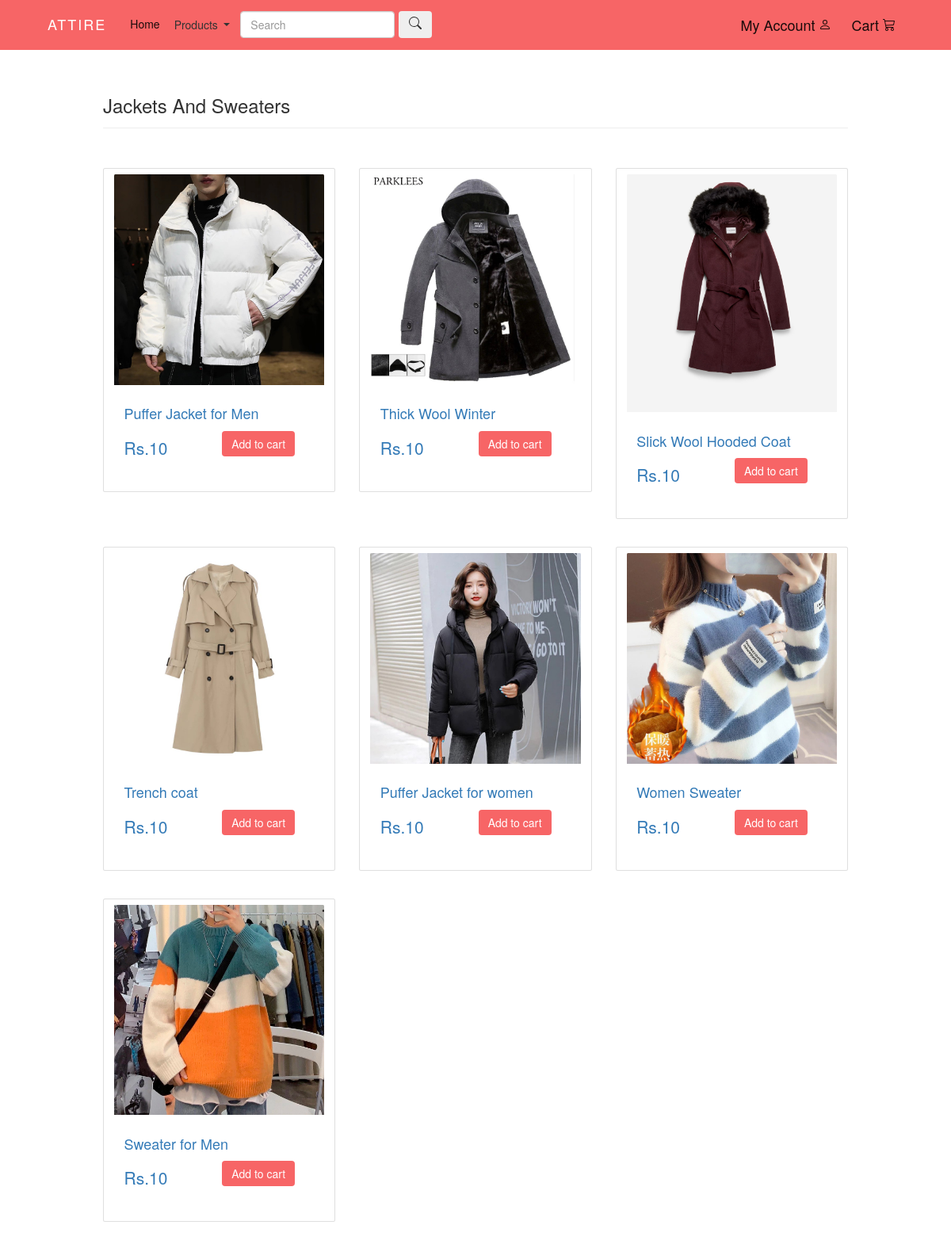
Screenshot of /products/jacketswet/ with the database file from the repository.
### products/models.py (models this page shows, shortened)
class Products(models.Model):
    uuid = models.UUIDField(default=uuid.uuid4, unique=True, primary_key=True, editable=False)
    name = models.CharField(max_length=60, default='')
    price = models.IntegerField(default=0)
    description = models.CharField(max_length=500, default='', blank=True, null=True)
    color = models.CharField(max_length=250, default='', blank=True, null=True)
    stock = models.CharField(max_length = 200,choices= STOCK, default="")
    status = models.CharField(max_length = 200,choices= STATUS, default="")
    image = models.ImageField(upload_to='static/img/')
    category = models.CharField(choices=PRODUCTCATEGORY, default="All", max_length=100)
    quantity = models.IntegerField(null = False, blank = False , default = "1")

### products/views.py (the view)
# urls.py: path('jacketswet/', views.jacketswet, name ='jacketswet'),
def jacketswet(request):
    template_name ='products/jacketswet.html'
    jack_swets = Products.objects.filter(category="JACKET_AND_SWEATER", status = "PUBLISH" )
    context = { 'jackswets': jack_swets}
    return render(request,template_name,context)

### products/templates/products/jacketswet.html (shortened to what this page needs)
{% load static %}
    {% include 'home/base.html' %} {% block content %}
    <div>
           <div class="container" style = "padding : 10rem;">
            <h3>Jackets And Sweaters</h3>
            <hr class="my-4">
            <div class = "row">
              {% for jackswet in jackswets %}
              <div class= "col-xl-4 col-lg-4 pt-4" >
                <a href = {% url 'product_detail' jackswet.uuid %} class = "btn">
                  <div class="card">
                      <img src="{{jackswet.image.url}}" class="card-img-top" alt="img" >
                      <div class="caption card-body">
                                    <h4 class="group card-title inner list-group-item-heading">
                                      {{jackswet.name}}</h4>
                                    <div class="row">
                                        <div class="col-xs-12 col-md-6">
                                            <p class="lead">
                                              Rs.{{jackswet.price}}</p>
                                        </div>
                                        <div class="col-xs-12 col-md-6">
                                            <a class="btn btn-success" style = "background-color : #F76566 ;  border: none;" href= "/user/addtocart/{{jackswet.uuid}}/jacketswet/" >Add to cart</a>
                                        </div>
                                    </div>
                                </div>
                    </div>
                  </a>
                  </div>
              {% endfor %}
          </div>
          </div>
    </div>
    {% endblock %}

### home/templates/home/base.html (shortened to what this page needs)
{% load static %}
<!DOCTYPE html>
<html lang="en">
<head>
  <link rel="stylesheet" href="https://cdnjs.cloudflare.com/ajax/libs/font-awesome/4.7.0/css/font-awesome.min.css">
  <link rel="stylesheet" href="https://cdn.jsdelivr.net/npm/bootstrap@4.0.0/dist/css/bootstrap.min.css">
  <link rel="stylesheet" href="https://maxcdn.bootstrapcdn.com/bootstrap/3.4.1/css/bootstrap.min.css">
</head>
<body>
    <div>
    <nav class="navbar navbar-expand-lg navbar-light navbar-fixed-top" style = "background-color: #F76566 ; margin-bottom: 0px !important;" >
      <div class="container">
        <div class="container-fluid">
      <a class="navbar-brand" href="" Style = " letter-spacing: 2px; font-family: var(--lg-font); color : #fff; " >ATTIRE</a>
      <div class="collapse navbar-collapse" id="navbarSupportedContent">
        <ul class="navbar-nav mr-auto">
          <li class="nav-item active">
            <a class="nav-link" href="/">Home <span class="sr-only">(current)</span></a>
          </li>
          <li class="nav-item dropdown">
            <a class="btn btn-white dropdown-toggle" type="button" id="dropdownMenuButton" data-toggle="dropdown" aria-haspopup="true" aria-expanded="false">
              Products
            </a>
          </li>
          <form class="form-inline my-2 my-lg-0" action = "/products/search/" method="POST">
            <input class="form-control mr-sm-2" type="text" name="searchproduct" placeholder="Search" aria-label="Search" >
            <button class="btn" type="submit"></button>
          </form>
        </ul>
      </div>
      </div>
      <div class= "container-fluid1 d-flex align-items-center">
        {% if request.user.is_authenticated %}
          <div class="dropdown d-flex align-items-center">
            {% comment %} <a class="btn btn-white dropdown-toggle" type="button" id="dropdownMenuButton" data-toggle="dropdown" aria-haspopup="true" aria-expanded="false">{{request.user}}
            <svg xmlns="http://www.w3.org/2000/svg" width="16" height="16" fill="currentColor" class="bi bi-person " viewBox="0 0 16 16" style="vertical-align: middle;">
            <path d="M8 8a3 3 0 1 0 0-6 3 3 0 0 0 0 6Zm2-3a2 2 0 1 1-4 0 2 2 0 0 1 4 0Zm4 8c0 1-1 1-1 1H3s-1 0-1-1 1-4 6-4 6 3 6 4Zm-1-.004c-.001-.246-.154-.986-.832-1.664C11.516 10.68 10.289 10 8 10c-2.29 0-3.516.68-4.168 1.332-.678.678-.83 1.418-.832 1.664h10Z"/> {% endcomment %}
          </svg></a>
          <img src={{request.user.profile.image.url}} alt="image" style="height: 4rem; width: 4rem; border-radius: 50%; margin-right: 20px; cursor: pointer;" class="dropdown-toggle" type="button" id="dropdownMenuButton" data-toggle="dropdown" aria-haspopup="true" aria-expanded="false">
            <div class="dropdown-menu" aria-labelledby="dropdownMenuButton">
              <a class="dropdown-item" href="/user/profile/">Profile</a>
              <a class="dropdown-item" href={% url 'logout' %}>Logout</a>
            </div>
          </div>
        {% else %}
        <a class="navbar-brand" href="/user/login">My Account
        </a>
        {% endif %}
        <a class="navbar-brand" href="{% url 'cart' %}">Cart
          </a>
      </div>
    </nav>
  </div>
</body>
</html>

### rows the page displays
Products: image (picture), name "Puffer Jacket for Men", price "10"
Products: image (picture), name "Thick Wool Winter", price "10"
Products: image (picture), name "Slick Wool Hooded Coat", price "10"
Products: image (picture), name "Trench coat", price "10"
Products: image (picture), name "Puffer Jacket for women", price "10"
Products: image (picture), name "Women Sweater", price "10"
Products: image (picture), name "Sweater for Men", price "10"
